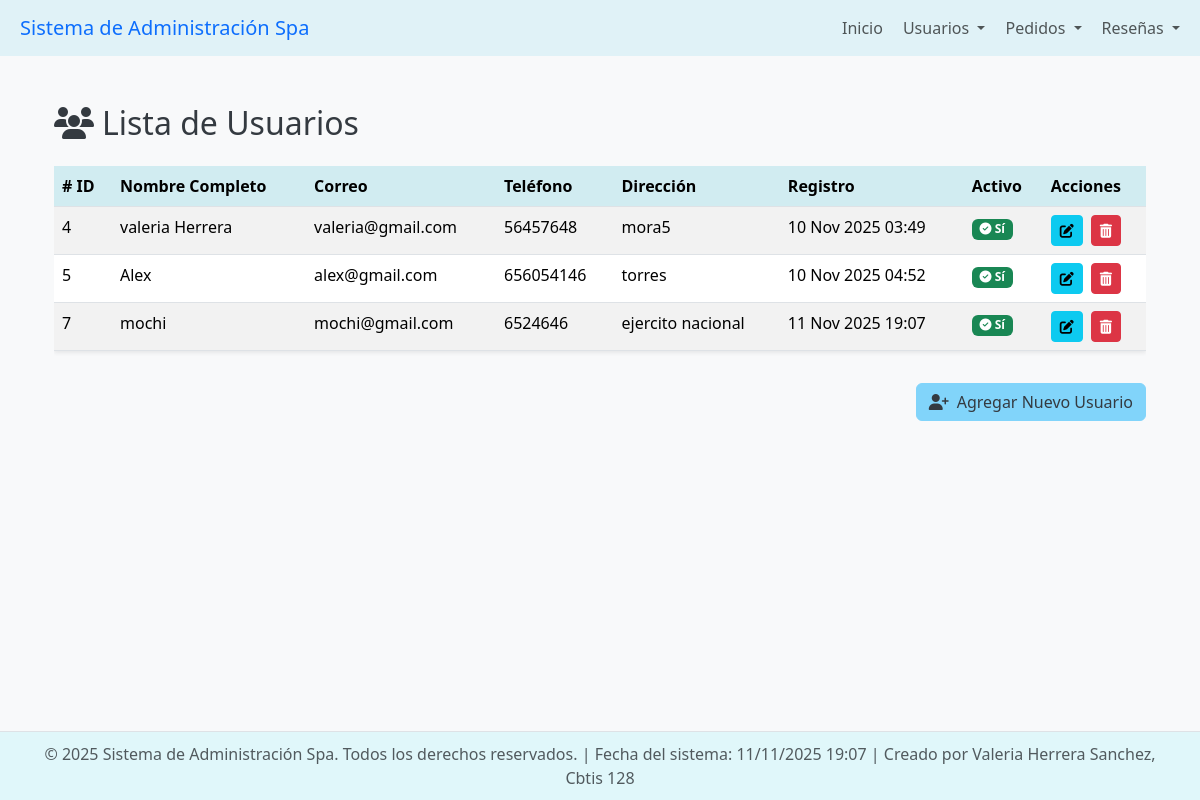
Screenshot of /usuarios/ with the database file from the repository.
### app_Spa/models.py (models this page shows, shortened)
class Usuarios(models.Model):
    id_usuario = models.AutoField(primary_key=True)
    nombre_completo = models.CharField(max_length=100)
    correo = models.EmailField(unique=True, max_length=250)
    telefono = models.CharField(max_length=15)
    direccion = models.CharField(max_length=200)
    fecha_registro = models.DateTimeField(auto_now_add=True)
    activo = models.BooleanField(default=True)

### app_Spa/views.py (the view)
# urls.py: path('usuarios/', views.ver_usuarios, name='ver_usuarios'),
def ver_usuarios(request):
    usuarios = Usuarios.objects.all()
    return render(request, 'usuarios/ver_usuarios.html', {'usuarios': usuarios})

### app_Spa/templates/usuarios/ver_usuarios.html (shortened to what this page needs)
{% extends 'base.html' %}
{% load static %}
{% block content %}
<div class="container mt-4">
    <h2 class="mb-4 text-dark-spa"><i class="fas fa-users me-2"></i>Lista de Usuarios</h2>
    <div class="table-responsive">
        <table class="table table-striped table-hover shadow-sm">
            <thead class="bg-light-spa">
                <tr>
                    <th scope="col"># ID</th>
                    <th scope="col">Nombre Completo</th>
                    <th scope="col">Correo</th>
                    <th scope="col">Teléfono</th>
                    <th scope="col">Dirección</th>
                    <th scope="col">Registro</th>
                    <th scope="col">Activo</th>
                    <th scope="col">Acciones</th>
                </tr>
            </thead>
            <tbody>
                {% for usuario in usuarios %}
                <tr>
                    <td>{{ usuario.id_usuario }}</td>
                    <td>{{ usuario.nombre_completo }}</td>
                    <td>{{ usuario.correo }}</td>
                    <td>{{ usuario.telefono }}</td>
                    <td>{{ usuario.direccion }}</td>
                    <td>{{ usuario.fecha_registro|date:"d M Y H:i" }}</td>
                    <td>
                        {% if usuario.activo %}
                            <span class="badge bg-success"><i class="fas fa-check-circle"></i> Sí</span>
                        {% else %}
                            <span class="badge bg-danger"><i class="fas fa-times-circle"></i> No</span>
                        {% endif %}
                    </td>
                    <td>
                        <a href="{% url 'actualizar_usuario' usuario.id_usuario %}" class="btn btn-sm btn-info me-1" title="Editar">
                            <i class="fas fa-edit"></i>
                        </a>
                        <a href="{% url 'borrar_usuario' usuario.id_usuario %}" class="btn btn-sm btn-danger" title="Borrar">
                            <i class="fas fa-trash-alt"></i>
                        </a>
                    </td>
                </tr>
                {% empty %}
                <tr>
                    <td colspan="8" class="text-center p-4">No hay usuarios registrados aún.</td>
                </tr>
                {% endfor %}
            </tbody>
        </table>
    </div>
    <div class="text-end mt-3">
        <a href="{% url 'agregar_usuario' %}" class="btn btn-spa-primary">
            <i class="fas fa-user-plus me-2"></i>Agregar Nuevo Usuario
        </a>
    </div>
</div>
{% endblock %}

### app_Spa/templates/base.html (style rules this page uses)
body { display: flex; flex-direction: column; min-height: 100vh; background-color: #f8f9fa; }
.table th { background-color: #d1ecf1; }
:root { --primary-light: #e0f7fa; --secondary-light: #fce4ec; --text-dark: #343a40; --accent-blue: #81d4fa; }
.bg-light-spa { background-color: var(--primary-light); }
.text-dark-spa { color: var(--text-dark); }
.btn-spa-primary { background-color: var(--accent-blue); border-color: var(--accent-blue); color: var(--text-dark); }

### rows the page displays
Usuarios: id_usuario "4", nombre_completo "valeria Herrera", correo "valeria@gmail.com", telefono "56457648", direccion "mora5", fecha_registro "10 Nov 2025 03:49", activo True (drawn)
Usuarios: id_usuario "5", nombre_completo "Alex", correo "alex@gmail.com", telefono "656054146", direccion "torres", fecha_registro "10 Nov 2025 04:52", activo True (drawn)
Usuarios: id_usuario "7", nombre_completo "mochi", correo "mochi@gmail.com", telefono "6524646", direccion "ejercito nacional", fecha_registro "11 Nov 2025 19:07", activo True (drawn)
